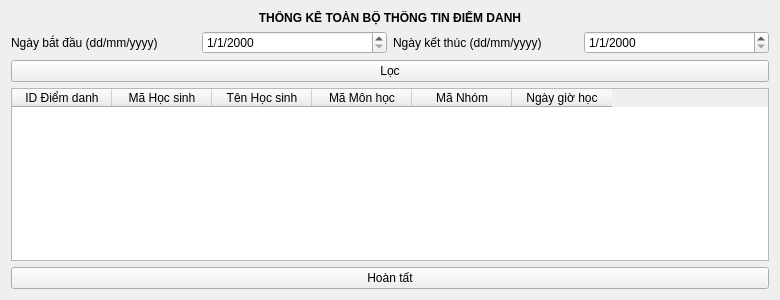
<?xml version="1.0" encoding="UTF-8"?>
<ui version="4.0">
 <class>tkdiemdanhhs</class>
 <widget class="QWidget" name="tkdiemdanhhs">
  <property name="geometry">
   <rect>
    <x>0</x>
    <y>0</y>
    <width>780</width>
    <height>300</height>
   </rect>
  </property>
  <property name="minimumSize">
   <size>
    <width>780</width>
    <height>300</height>
   </size>
  </property>
  <property name="windowTitle">
   <string>Thống kê điểm danh học sinh</string>
  </property>
  <layout class="QGridLayout" name="gridLayout">
   <item row="1" column="0">
    <widget class="QLabel" name="label_2">
     <property name="text">
      <string>Ngày bắt đầu (dd/mm/yyyy)</string>
     </property>
    </widget>
   </item>
   <item row="1" column="1">
    <widget class="QDateEdit" name="datestart">
     <property name="dateTime">
      <datetime>
       <hour>0</hour>
       <minute>0</minute>
       <second>0</second>
       <year>2000</year>
       <month>1</month>
       <day>1</day>
      </datetime>
     </property>
     <property name="displayFormat">
      <string>d/M/yyyy</string>
     </property>
    </widget>
   </item>
   <item row="1" column="2">
    <widget class="QLabel" name="label_3">
     <property name="text">
      <string>Ngày kết thúc (dd/mm/yyyy)</string>
     </property>
    </widget>
   </item>
   <item row="1" column="3">
    <widget class="QDateEdit" name="datefin">
     <property name="currentSection">
      <enum>QDateTimeEdit::DaySection</enum>
     </property>
     <property name="displayFormat">
      <string>d/M/yyyy</string>
     </property>
    </widget>
   </item>
   <item row="3" column="0" colspan="4">
    <widget class="QTableWidget" name="tbdiemdanh_view">
     <column>
      <property name="text">
       <string>ID Điểm danh</string>
      </property>
     </column>
     <column>
      <property name="text">
       <string>Mã Học sinh</string>
      </property>
     </column>
     <column>
      <property name="text">
       <string>Tên Học sinh</string>
      </property>
     </column>
     <column>
      <property name="text">
       <string>Mã Môn học</string>
      </property>
     </column>
     <column>
      <property name="text">
       <string>Mã Nhóm</string>
      </property>
     </column>
     <column>
      <property name="text">
       <string>Ngày giờ học</string>
      </property>
     </column>
    </widget>
   </item>
   <item row="4" column="0" colspan="4">
    <widget class="QPushButton" name="hoantat">
     <property name="text">
      <string>Hoàn tất</string>
     </property>
    </widget>
   </item>
   <item row="2" column="0" colspan="4">
    <widget class="QPushButton" name="loc">
     <property name="text">
      <string>Lọc</string>
     </property>
    </widget>
   </item>
   <item row="0" column="1" colspan="2">
    <widget class="QLabel" name="label">
     <property name="text">
      <string>&lt;html&gt;&lt;head/&gt;&lt;body&gt;&lt;p align=&quot;center&quot;&gt;&lt;span style=&quot; font-size:9pt; font-weight:600;&quot;&gt;THỐNG KÊ TOÀN BỘ THÔNG TIN ĐIỂM DANH&lt;/span&gt;&lt;/p&gt;&lt;/body&gt;&lt;/html&gt;</string>
     </property>
    </widget>
   </item>
  </layout>
 </widget>
 <resources/>
 <connections/>
</ui>
